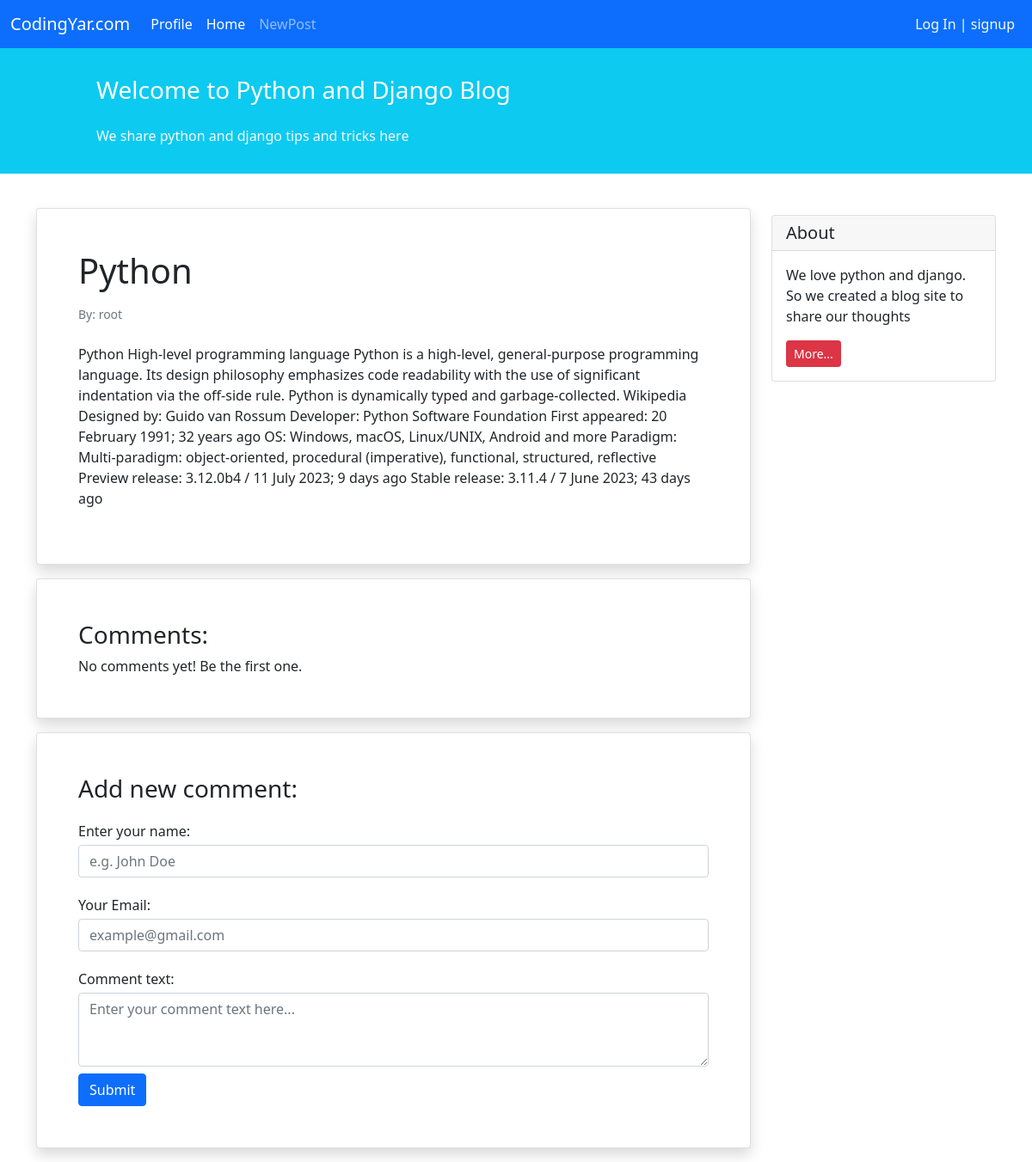
Page /blog/1/ on the committed database.
### blog/models.py (models this page shows, shortened)
class Post(models.Model):
    STATUS_CHOICES = (
        ('Pub', 'Published'),
        ('Drf', 'Draft'),
    )
    title = models.CharField(max_length=100)
    text = models.TextField()
    author = models.ForeignKey("auth.User", on_delete=models.CASCADE)
    datetime_creation = models.DateTimeField(auto_now_add=True)
    datetime_modified = models.DateTimeField(auto_now=True)
    status = models.CharField(max_length=3, choices=STATUS_CHOICES)

### blog/views.py (the view)
# urls.py: path('<int:pk>/', views.PostDetailView.as_view(), name='post_detail'),
class PostDetailView(generic.DetailView):
    model = Post
    template_name = "blog/post_detail.html"
    context_object_name = "post"

### blog/templates/blog/post_detail.html (shortened to what this page needs)
{% extends '_base.html' %}
{% block content %}
<div class="container mt-4">
  <div class="row">
    <div class="col-9">
      <div class="card shadow my-3 p-5">
        <h1>{{post.title}}</h1>
        <p class="small text-muted mt-2">By: {{post.author}}</p>
        <p class="mt-2">{{post.text}}</p>
      </div>
      <div class="card shadow my-3 p-5">
        <h3>Comments:</h3>
        No comments yet! Be the first one.
      </div>
      <div class="card shadow my-3 p-5">
        <h3>Add new comment:</h3>
        <form method="POST">
          <div class="form-group py-2">
            <label class="py-1" for="author_name">Enter your name:</label>
            <input
              type="text"
              class="form-control"
              placeholder="e.g. John Doe"
              name="author_name"
            />
          </div>
          <div class="form-group py-2">
            <label class="py-1" for="email">Your Email:</label>
            <input
              type="email"
              class="form-control"
              placeholder="example@gmail.com"
              name="email"
            />
          </div>
          <div class="form-group py-2">
            <label class="py-1" for="comment_text">Comment text:</label>
            <textarea
              class="form-control"
              name="text"
              rows="3"
              placeholder="Enter your comment text here..."
            ></textarea>
          </div>
          <button type="submit" class="btn btn-primary">Submit</button>
        </form>
      </div>
    </div>
    <div class="col-3">
      <div class="card my-4">
        <h5 class="card-header">About</h5>
        <div class="card-body">
          <p class="card-text">
            We love python and django. So we created a blog site to share our
            thoughts
          </p>
          <a href="#" class="btn btn-sm btn-danger"> More... </a>
        </div>
      </div>
    </div>
  </div>
</div>
{% endblock content %}

### rows in the picture
Post: title "Python", author "root", text "Python High-level programming language Python is a high-level, general-purpose programming language. Its design philosophy emphasizes code readability with the use of significant indentation via the off-side rule. Python is dynamically typed and garbage-collected. Wikipedia Designed by: Guido van Rossum Developer: Python Software Foundation First appeared: 20 February 1991; 32 years ago OS: Windows, macOS, Linux/UNIX, Android and more Paradigm: Multi-paradigm: object-oriented, procedural (imperative), functional, structured, reflective Preview release: 3.12.0b4 / 11 July 2023; 9 days ago Stable release: 3.11.4 / 7 June 2023; 43 days ago"
